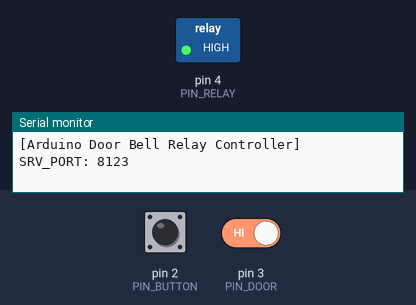
The sketch below on a simulated Arduino Uno, built with avr-gcc and run on an emulated ATmega328P. Parts: switched loads named in the sketch (green lamp = pin HIGH), the last lines printed to the serial monitor. Inputs (shaded band) come from the test bench; at power-on: pin 2 (PIN_BUTTON) HIGH, pin 3 (PIN_DOOR) HIGH.

Above: at 1.2 s.
1.3 s: pin 2 (PIN_BUTTON) pulled LOW for 0.15 s
At 1.42 s:
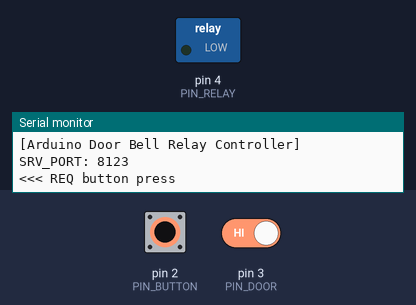
4.8 s: pin 2 (PIN_BUTTON) pulled LOW for 3.2 s
At 8.8 s:
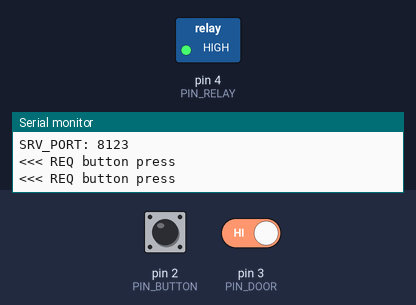
Timing chart, 0 to 10.3 s (numbered marks = the images above; inputs shaded):
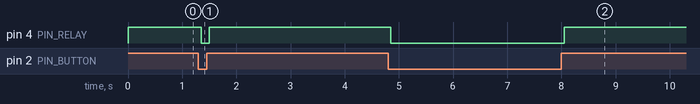

The sketch:

RelayController.ino
```cpp
#include <EtherCard.h>
#include <Bounce2.h>

const static byte MAC_ADDRESS[] = { 0x74,0x69,0x70,0x2D,0x30,0x32 };
byte Ethernet::buffer[700];
Stash stash;
const byte HTTT_SERVER_IP[] = { 10,0,1,10 };

const int PIN_BUTTON = 2;
const int PIN_DOOR = 3;
const int PIN_RELAY = 4;

const char DOOR_CLOSED[] = "50ad294f-29eb-4950-bd7c-9008b5a62ea9";
const char DOOR_OPENED[] = "7ba0c15f-f718-4eb4-ad98-ec75676bf392";

const int BUTTON_DEBOUNCE_MILLIS = 50;
const int DOOR_DEBOUNCE_MILLIS = 500;

Bounce button = Bounce();
Bounce door = Bounce();

void activateRelay(){
  digitalWrite(PIN_RELAY,LOW);
}

void deactivateRelay(){
  digitalWrite(PIN_RELAY,HIGH);
}

void setupPorts() {
  Serial.begin(57600);
  Serial.println(F("[Arduino Door Bell Relay Controller]"));

  button.attach(PIN_BUTTON,INPUT_PULLUP);
  button.interval(BUTTON_DEBOUNCE_MILLIS);

  door.attach(PIN_DOOR,INPUT_PULLUP);
  door.interval(DOOR_DEBOUNCE_MILLIS);

  pinMode(PIN_RELAY, OUTPUT);
  deactivateRelay();
}

void setupEtherCard() {
  if (ether.begin(sizeof Ethernet::buffer, MAC_ADDRESS, SS) == 0)
    Serial.println(F("Failed to access Ethernet controller"));
  if (!ether.dhcpSetup())
    Serial.println(F("DHCP failed"));
  ether.printIp("IP:  ", ether.myip);
  ether.printIp("GW:  ", ether.gwip);
  ether.printIp("DNS: ", ether.dnsip);
  ether.copyIp(ether.hisip, HTTT_SERVER_IP);
  ether.printIp("SRV: ", ether.hisip);
  ether.hisport = 8123;
  Serial.print("SRV_PORT: "); Serial.println(ether.hisport);
}

void setup () {
  setupPorts();
  setupEtherCard();
}

static void httpResponseCallback (byte status, word off, word len) {
  Serial.println(">>>");
  Ethernet::buffer[off+300] = 0;
  Serial.print((const char*) Ethernet::buffer + off);
  Serial.println("...");
}

void postHttpRequestButtonPress() {
  Serial.println();
  Serial.print("<<< REQ button press");

  char body[] = "";
  Stash::prepare(PSTR("POST /api/webhook/8e687740-7ecc-472f-84a1-bec5b1c74284 HTTP/1.1" "\r\n"
      "Host: klingel.freudl" "\r\n"
      "Content-Type: text/plain" "\r\n"
      "Content-Length: $D" "\r\n"
      "\r\n"
      "$S"),
      strlen(body), body);
  ether.tcpSend();
}

void postHttpRequestDoorClosed() {
  Serial.println();
  Serial.print("<<< REQ door closed ");

  char body[] = "";
  Stash::prepare(PSTR("POST /api/webhook/50ad294f-29eb-4950-bd7c-9008b5a62ea9 HTTP/1.1" "\r\n"
      "Host: klingel.freudl" "\r\n"
      "Content-Type: text/plain" "\r\n"
      "Content-Length: $D" "\r\n"
      "\r\n"
      "$S"),
      strlen(body), body);
  ether.tcpSend();
}

void postHttpRequestDoorOpened() {
  Serial.println();
  Serial.print("<<< REQ door opened ");

  char body[] = "";
  Stash::prepare(PSTR("POST /api/webhook/7ba0c15f-f718-4eb4-ad98-ec75676bf392 HTTP/1.1" "\r\n"
      "Host: klingel.freudl" "\r\n"
      "Content-Type: text/plain" "\r\n"
      "Content-Length: $D" "\r\n"
      "\r\n"
      "$S"),
      strlen(body), body);
  ether.tcpSend();
}

void loop () {
  button.update();
  door.update();

  ether.packetLoop(ether.packetReceive());

  if (button.fell()) {
    activateRelay();
    postHttpRequestButtonPress();
  }
  if (button.rose()) {
    deactivateRelay();
  }

  if (door.fell()){
    postHttpRequestDoorClosed();
  }
  if (door.rose()){
    postHttpRequestDoorOpened();
  }
}
```

Measured:
- after the input at 1.3 s, pin 4 (PIN_RELAY): HIGH → LOW after 0.05 s, → HIGH 0.15 s later
- after the input at 4.8 s, pin 4 (PIN_RELAY): HIGH → LOW after 0.05 s, → HIGH 3.2 s later
